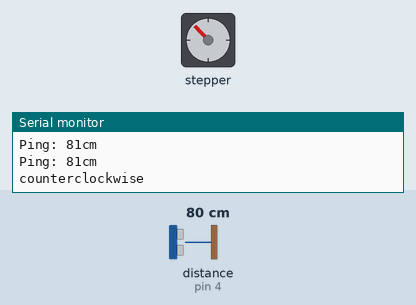
This sketch was run on a simulated Arduino Uno, built with avr-gcc and run on an emulated ATmega328P. Parts: stepper motor, the last lines printed to the serial monitor. The test bench sets the inputs (shaded band); at power-on: distance to the obstacle (sensor on pin 4) 80 cm. The echo pulse lasts 58.3 µs per cm; stepper angles assume 1000 steps per turn.

Above: at 7.1 s.
7.2 s: distance to the obstacle (sensor on pin 4) set to 2 cm
At 12.51 s:
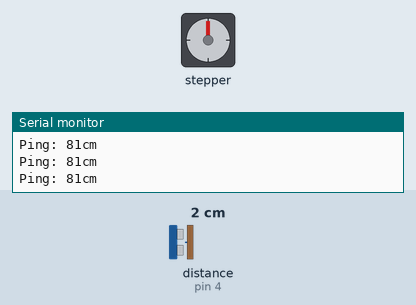
14.2 s: distance to the obstacle (sensor on pin 4) set to 18 cm
At 14.38 s:
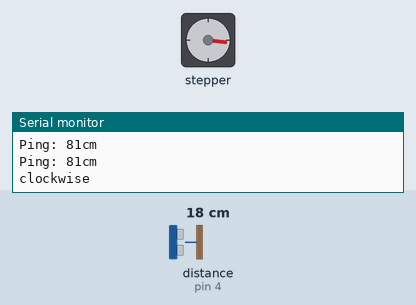
Timing chart, 0 to 27.2 s (numbered marks = the images above; inputs shaded):
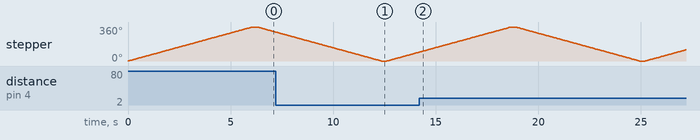

The sketch:

Sonar_for_robotv2.0.ino
```cpp
#include <Stepper.h>
#include <NewPing.h>

#define TRIGGER_PIN  5  // Arduino pin tied to trigger pin on the ultrasonic sensor.
#define ECHO_PIN     4  // Arduino pin tied to echo pin on the ultrasonic sensor.
#define MAX_DISTANCE 450 // Maximum distance we want to ping for (in centimeters). Maximum sensor distance is rated at 400-500cm.
const int stepsPerRevolution = 1000;  // change this to fit the number of steps per revolution 2048
const int rolePerMinute = 10;         // Adjustable range of 28BYJ-48 stepper is 0~17 rpm
const int pingPin = 7;

NewPing sonar(TRIGGER_PIN, ECHO_PIN, MAX_DISTANCE); // NewPing setup of pins and maximum distance.

// initialize the stepper library on pins 8 through 11:
Stepper myStepper(stepsPerRevolution, 8, 10, 9, 11);

void setup() {
  myStepper.setSpeed(rolePerMinute);
  // initialize the serial port:
  Serial.begin(9600);
}

void loop() {

  motor_clockwise();
  delay (100);
  motor_counterClock();
  delay(100);
}

void motor_clockwise() {
  unsigned int uS = sonar.ping(); // Send ping, get ping time in microseconds (uS).
  // step one revolution  in one direction:
  Serial.println("clockwise");
  myStepper.step(stepsPerRevolution);
  for (int i = 0; i <= 16; i++){
    Serial.print("Ping: ");
    Serial.print(uS / US_ROUNDTRIP_CM); // Convert ping time to distance and print result (0 = outside set distance range, no ping echo)
    Serial.println("cm");
    delay(5);
    }
}

void motor_counterClock() {
  unsigned int uS = sonar.ping(); // Send ping, get ping time in microseconds (uS).
  // step one revolution in the other direction:
  Serial.println("counterclockwise");
  myStepper.step(-stepsPerRevolution);
  for (int i = 0; i <= 16; i++){
    Serial.print("Ping: ");
    Serial.print(uS / US_ROUNDTRIP_CM); // Convert ping time to distance and print result (0 = outside set distance range, no ping echo)
    Serial.println("cm");
    delay(5);
    }
}
```
